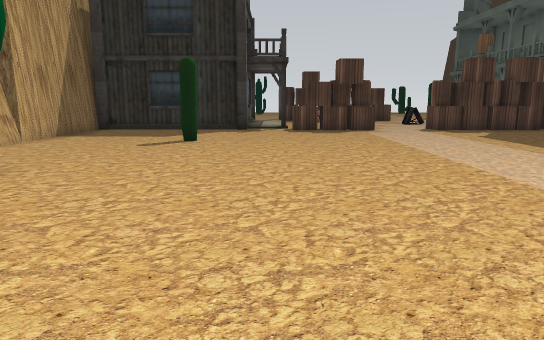
View 1 (above)

22 first-person views from a walk through a scene from a Unity 3-D project. The camera is 1.2 m above the floor, tilts 10° down and sees 70° across. The floor is counted in squares, 1 m on a side. Each view is taken from the middle of a square. On the plan, view 1 faces up. The plan holds only what a view shows up to about 15 squares ahead; the rest is blank. The place goes on beyond the plan. The player is left out. Some animated figures are left out. Some surface patterns are stand-ins.

View 2
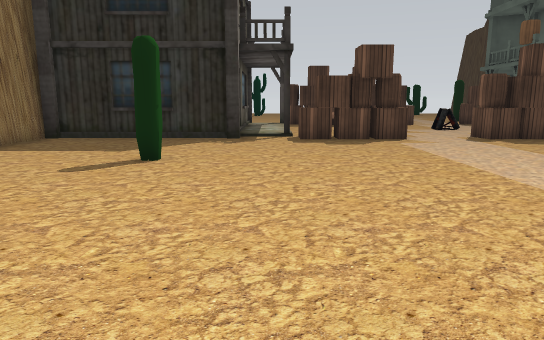

View 3
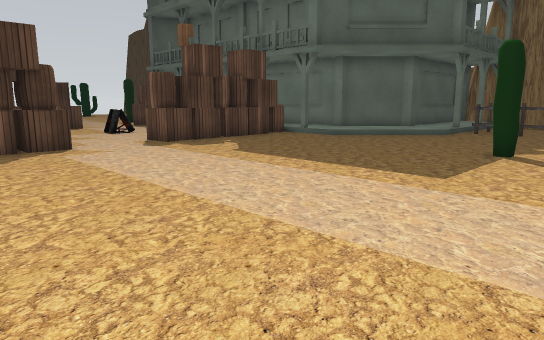

View 4
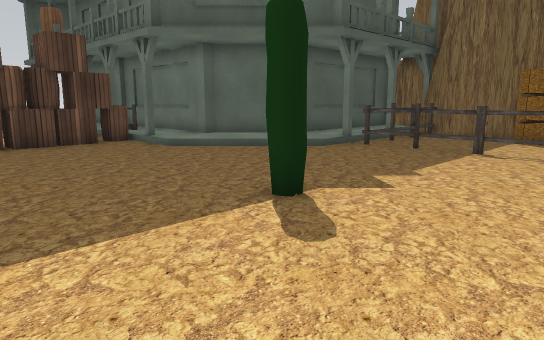

View 5
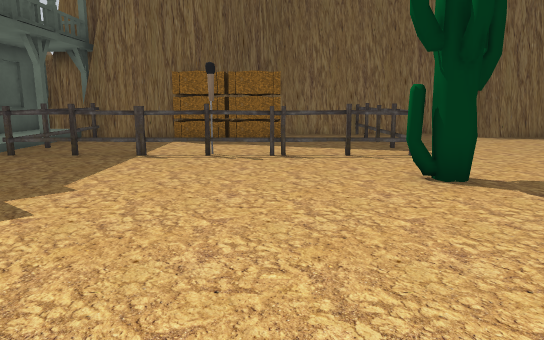

View 6
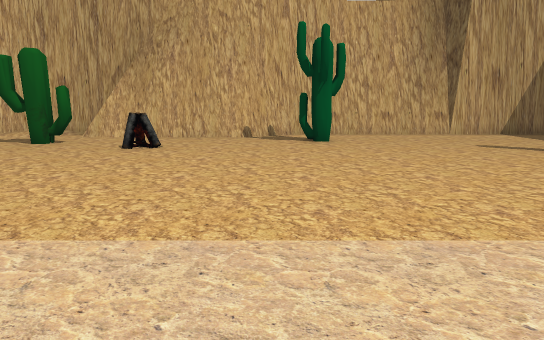

View 7
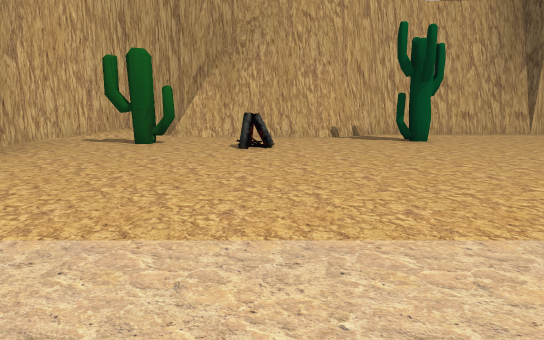

View 8
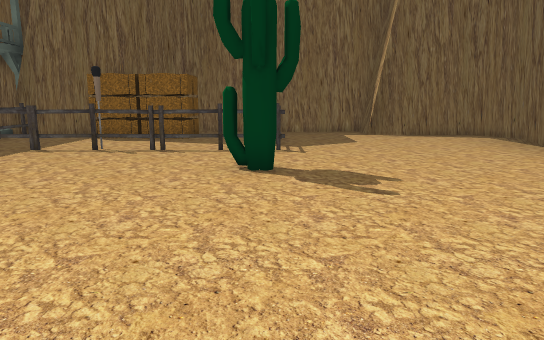

View 9
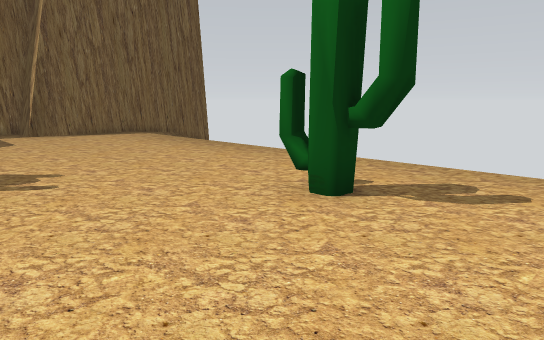

View 10
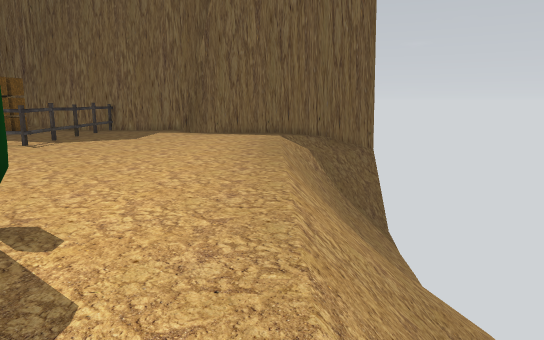

View 11
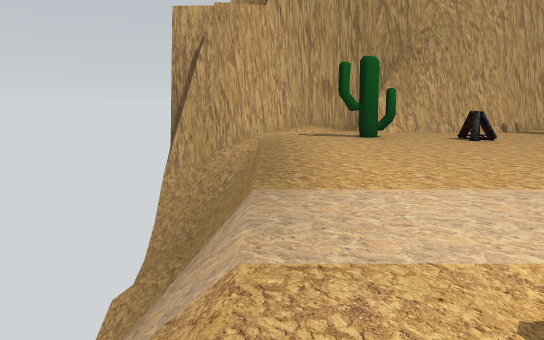

View 12
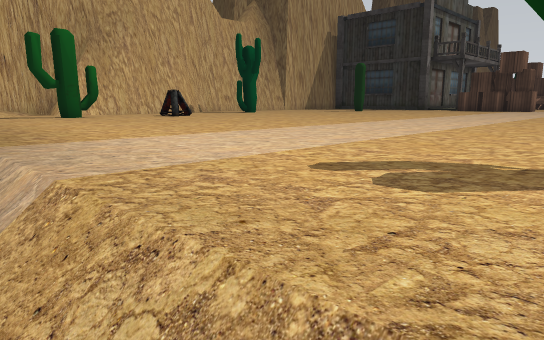

View 13
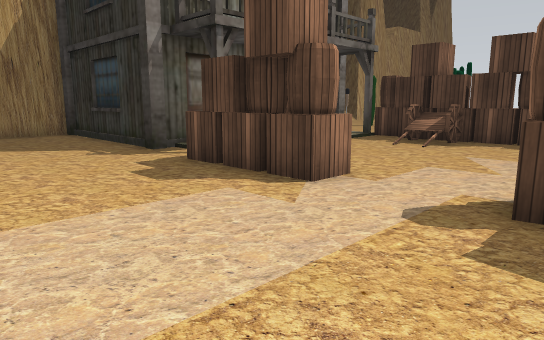

View 14
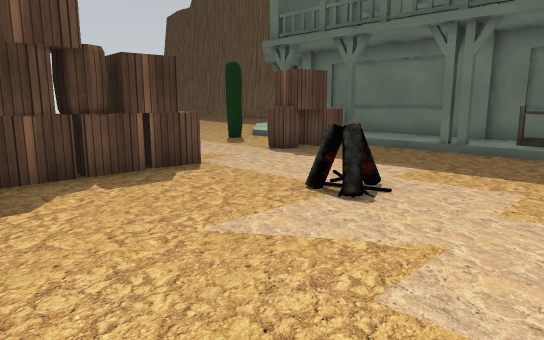

View 15
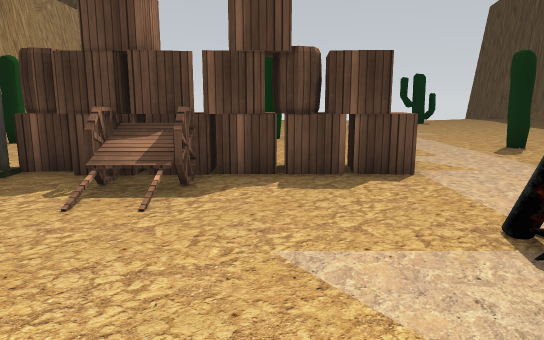

View 16
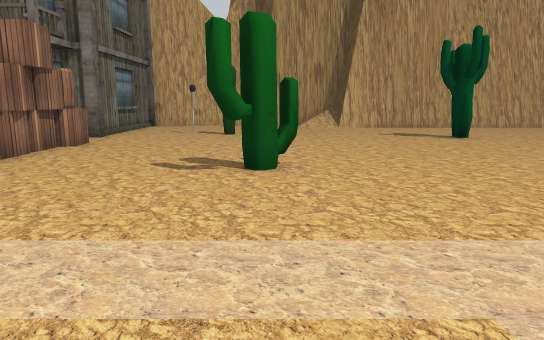

View 17
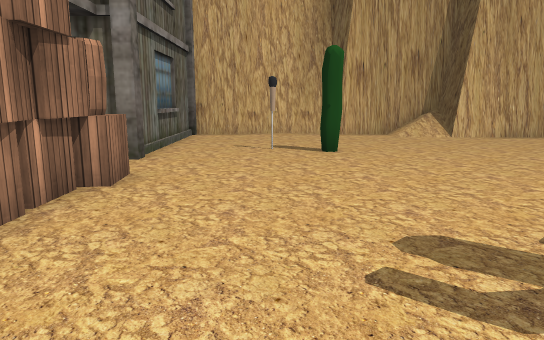

View 18
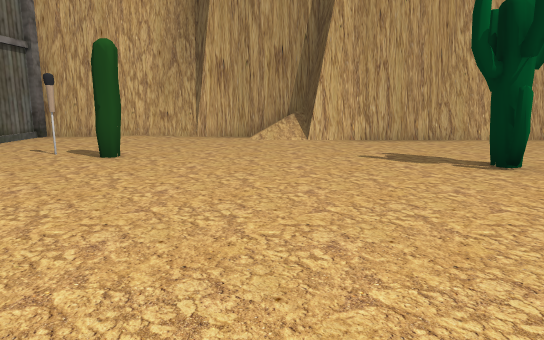

View 19
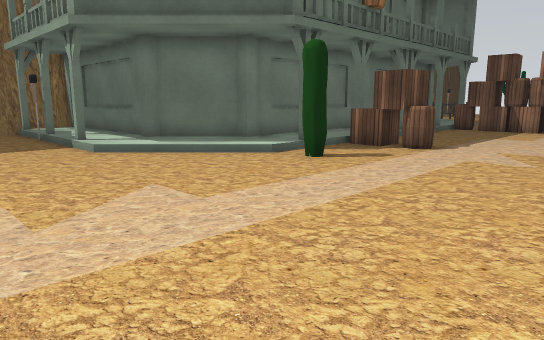

View 20
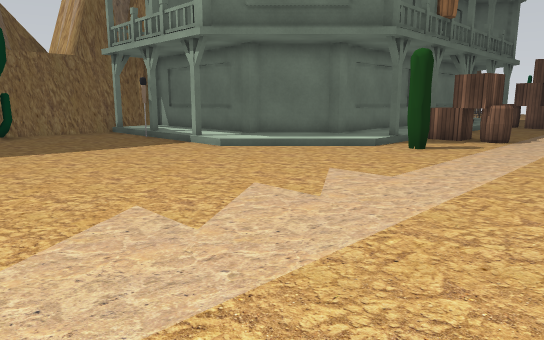

View 21
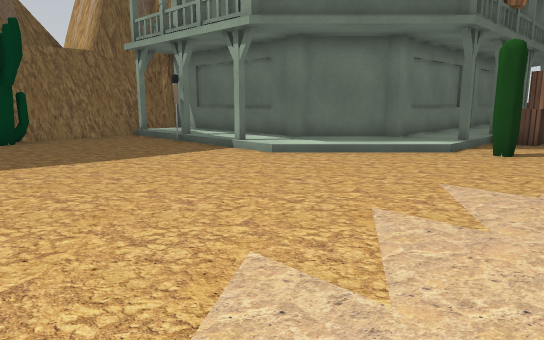

View 22
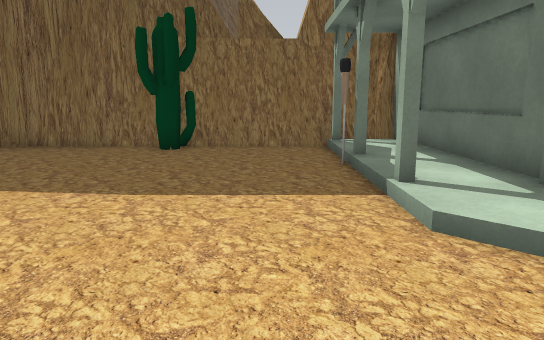

### Floor plan
Key: @ floor where view 1 was taken; # wall or solid block; . main floor; - floor 2.25 m lower than the main floor; _ floor 3 m lower than the main floor; < floor 3.25 m lower than the main floor; ( floor 3.5 m lower than the main floor; / step, stairs or slope; = window, fence, low wall or low ledge; v drop or lower ground; C crate; H house; B barrel; F fence; T torch; O other object.
Columns run from 8 left of view 1 to 23 right of it. Each row starts with its distance up from view 1.
 38   #....O...    . ....      ....#
 37   #...OO.....   ...............#
 36  ##........... ...............O#
 35  ##...........................O#
 34 ##.............................#
 33 #O.............................#
 32 #..........................T...#
 31 #...........OO........./ H     #
 30 #....O.......OO......./        #
 29 #....OO............../  HHHHHHH
 28 #....T.............OO  H
 27 #....................H H
 26 #........C...........  H
 25 ####H###.BCCCBBC..BCC  H
 24        H HCCC..C.....  H
 23        H ..O.........  H
 22        H  ...........  H
 21           .....OO....H H
 20            ..........F H
 19            ..........F H
 18        # C ..........F H
 17 ####H###.CCCC..BCCBCB  H
 16 #..........B.........H H
 15 #....................  H
 14 #..................../    HHHH #
 13 #...................../  HHHHHH#
 12 #....OO................/ H    H#
 11 #........................FFFFF##
 10 #........................F...##
  9 #..................O.....F...##
  8 #..................O.....F..OO#
  7 #..O.....................F..OO#
  6 #..O.....................T..OO##
  5 ##.......................F..OOO#
  4  #=............. ........F.....#
  3  #=............. .....O..F.....#
  2  #=..O................O..FFFFFF#
  1  #=.OO.........................#
  0  #=.....@......................#
 -1 ##=.O..........................#
 -2 #..OO...........OOO..........###
 -3 #/..O........................##
 -4 ##...........................#
 -5  #...........................#
 -6  ##//=vvvvvvv/////////=###=#/#
 -7   ##/v-vvv   v    /// ======##
 -8    #/v_<<(         //  ////==#
 -9    # v                     ###

Where each view was taken, in squares from view 1:
view 1: 0 up, 0 right, facing up
view 2: 4 up, 0 right, facing up
view 3: 6 up, 1 right, facing up-right
view 4: 5 up, 7 right, facing up-right
view 5: 5 up, 8 right, facing right
view 6: 5 up, 7 right, facing left
view 7: 2 up, 7 right, facing left
view 8: 2 up, 7 right, facing right
view 9: 2 up, 6 right, facing down-right
view 10: 5 down, 6 right, facing right
view 11: 5 down, 9 right, facing left
view 12: 6 down, 9 right, facing up-left
view 13: 12 up, 8 right, facing up-left
view 14: 18 up, 3 right, facing up-right
view 15: 18 up, 5 right, facing up
view 16: 31 up, 12 right, facing left
view 17: 28 up, 7 right, facing left
view 18: 33 up, 6 right, facing left
view 19: 35 up, 6 right, facing down-right
view 20: 38 up, 7 right, facing down-right
view 21: 38 up, 9 right, facing down-right
view 22: 33 up, 12 right, facing right
